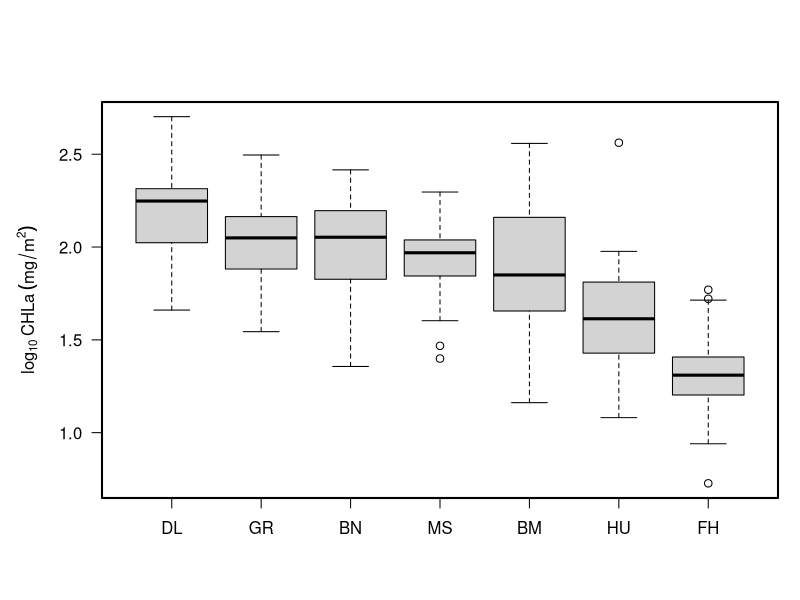

The R source for this figure:
library(readr)
library(ggplot2)

ucfr.data <- read.csv("2_Incremental/LAGDATA_CURRENT.csv")

#### Boxplot of chlorophyll by site ####

ucfr.data$Chlorophyll.a <- log10(ucfr.data$Chlorophyll.a+1)

names(ucfr.data)

as.factor(ucfr.data$Site.1)

ucfr.data$Site.1  = factor(ucfr.data$Site.1, levels=c("DL", "GR", "BN", "MS", "BM", "HU", "FH"))

y_expression <- expression(log[10] ~ "CHLa" ~ (mg/m^2))

png("3_Products/Manuscript_files/FIGURES/test.png")
par(mar=c(5,5,5,1)+.1)
boxplot(Chlorophyll.a ~ Site.1, ucfr.data,                              
        ylab = y_expression,
        text.font=2,
        xlab=NULL,
        las=1,
        cex.lab=1
)
box(lwd=2)
dev.off()

#### Variance inflation test results for predictor variables ####

Table_1<-knitr::kable(read.csv("3_Products/Manuscript_files/TABLES/test1.csv"), "simple")
